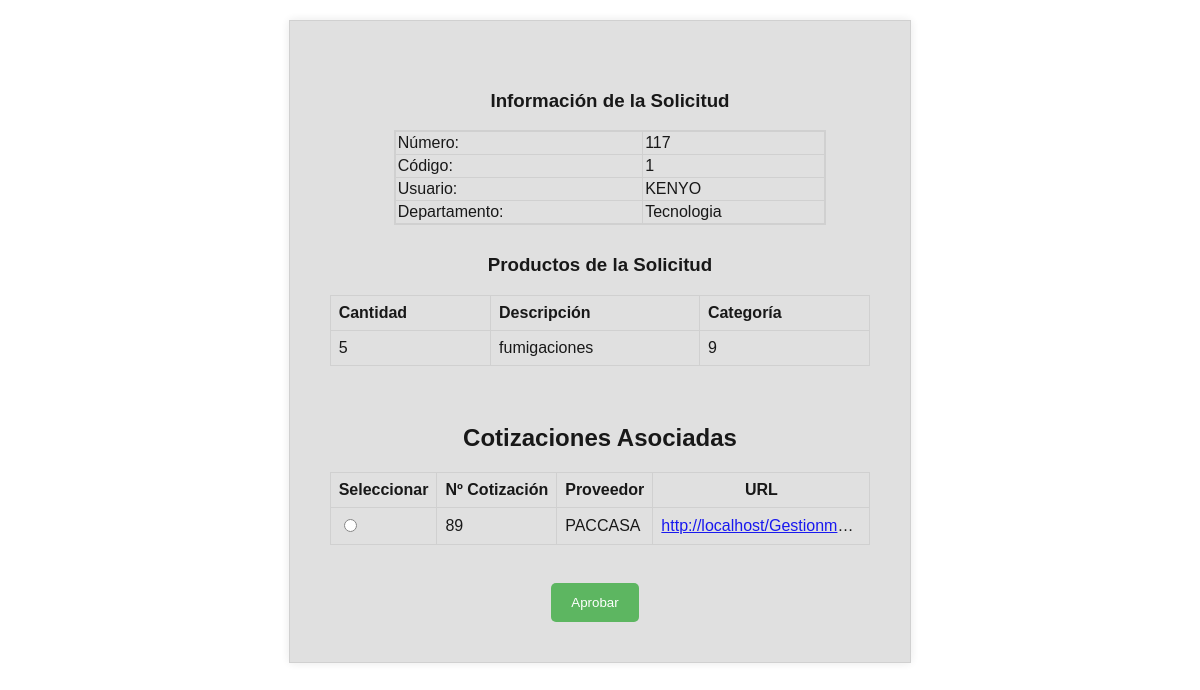
The page /cotizaciones/view_solicitud.php?id=117 (signed in) on the database its author committed.
### tables this page shows
CREATE TABLE `tbl_solicitudes` (
  `id` int(11) NOT NULL AUTO_INCREMENT,
  `codigo` varchar(100) NOT NULL,
  `usuario_id` int(11) DEFAULT NULL,
  `idDepartamento` int(11) DEFAULT NULL,
  `fecha_ingreso` timestamp NOT NULL DEFAULT current_timestamp() ON UPDATE current_timestamp(),
  `fecha_modificacion` timestamp NOT NULL DEFAULT current_timestamp(),
  `estado` varchar(100) NOT NULL,
  PRIMARY KEY (`id`),
  KEY `fk_tbl_solicitudes_tbl_departamentos` (`idDepartamento`),
  KEY `fk_tbl_solicitudes_tbl_ms_usuario` (`usuario_id`),
  CONSTRAINT `fk_tbl_solicitudes_tbl_departamentos` FOREIGN KEY (`idDepartamento`) REFERENCES `tbl_departamentos` (`id_departamento`) ON DELETE CASCADE ON UPDATE CASCADE
);

CREATE TABLE `tbl_ms_usuario` (
  `id_usuario` int(11) NOT NULL AUTO_INCREMENT,
  `nombres` varchar(255) DEFAULT NULL,
  `apellidos` varchar(255) DEFAULT NULL,
  `nombre_usuario` varchar(255) DEFAULT NULL,
  `contraseña` varchar(255) DEFAULT NULL,
  `contraseñaTemp` varchar(255) DEFAULT NULL,
  `correo_electronico` varchar(100) DEFAULT NULL,
  `estado` varchar(20) DEFAULT NULL,
  `rol` int(11) DEFAULT NULL,
  `fecha_creacion` timestamp NOT NULL DEFAULT current_timestamp(),
  `fecha_modificacion` timestamp NOT NULL DEFAULT current_timestamp() ON UPDATE current_timestamp(),
  `creado_por` int(11) DEFAULT NULL,
  `modificado_por` int(11) DEFAULT NULL,
  PRIMARY KEY (`id_usuario`),
  KEY `tbl_ms_roles_tbl_ms_usuario` (`rol`),
  CONSTRAINT `tbl_ms_roles_tbl_ms_usuario` FOREIGN KEY (`rol`) REFERENCES `tbl_ms_roles` (`ID_ROL`) ON DELETE SET NULL ON UPDATE CASCADE
);

CREATE TABLE `tbl_departamentos` (
  `id_departamento` int(11) NOT NULL AUTO_INCREMENT,
  `id_empresa` int(11) NOT NULL,
  `nombre_departamento` varchar(50) NOT NULL,
  `estado_departamento` varchar(50) NOT NULL,
  `creado` varchar(50) NOT NULL,
  `fecha_creacion` timestamp NOT NULL DEFAULT current_timestamp() ON UPDATE current_timestamp(),
  `fecha_modificacion` timestamp NOT NULL DEFAULT current_timestamp(),
  `modificado_por` varchar(30) NOT NULL,
  PRIMARY KEY (`id_departamento`),
  KEY `fk_tbl_empresa_id_empresa_tbl_departamentos` (`id_empresa`),
  CONSTRAINT `fk_tbl_empresa_id_empresa_tbl_departamentos` FOREIGN KEY (`id_empresa`) REFERENCES `tbl_empresa` (`id_empresa`) ON DELETE CASCADE ON UPDATE CASCADE
);

CREATE TABLE `tbl_productos` (
  `id` int(11) NOT NULL AUTO_INCREMENT,
  `id_solicitud` int(11) NOT NULL,
  `cantidad` varchar(200) NOT NULL,
  `descripcion` text DEFAULT NULL,
  `categoria` int(11) NOT NULL,
  `creado_por` varchar(30) DEFAULT NULL,
  `fecha_creacion` date NOT NULL,
  `modificado_por` varchar(30) DEFAULT NULL,
  `fecha_modificacion` date NOT NULL,
  PRIMARY KEY (`id`),
  KEY `fk_tbl_solicitudes_id_solicitud_tbl_productos` (`id_solicitud`),
  KEY `fk_tbl_categorias_categoria_tbl_productos` (`categoria`) USING BTREE,
  CONSTRAINT `fk_tbl_solicitudes_tbl_productos` FOREIGN KEY (`id_solicitud`) REFERENCES `tbl_solicitudes` (`id`) ON DELETE CASCADE ON UPDATE CASCADE
);

CREATE TABLE `tbl_cotizacion` (
  `ID_COTIZACION` int(11) NOT NULL AUTO_INCREMENT,
  `ID` int(11) DEFAULT NULL,
  `ID_PROVEEDOR` int(11) DEFAULT NULL,
  `NUMERO_COTIZACION` varchar(20) DEFAULT NULL,
  `DEPARTAMENTO` varchar(100) NOT NULL,
  `FECHA_COTIZACION` date DEFAULT NULL,
  `ESTADO` varchar(255) NOT NULL,
  `URL` varchar(255) NOT NULL,
  `FECHA_CREACION` timestamp NOT NULL DEFAULT current_timestamp(),
  `FECHA_MODIFICACION` timestamp NOT NULL DEFAULT current_timestamp() ON UPDATE current_timestamp(),
  `CREADO_POR` varchar(255) DEFAULT NULL,
  `MODIFICADO_POR` varchar(255) DEFAULT NULL,
  PRIMARY KEY (`ID_COTIZACION`),
  KEY `ID_PROVEEDOR` (`ID_PROVEEDOR`),
  KEY `tbl_solicitudes_tbl_cotizacion` (`ID`),
  CONSTRAINT `tbl_cotizacion_ibfk_1` FOREIGN KEY (`ID_PROVEEDOR`) REFERENCES `tbl_proveedores` (`ID_PROVEEDOR`)
);

CREATE TABLE `tbl_proveedores` (
  `ID_PROVEEDOR` int(11) NOT NULL AUTO_INCREMENT,
  `NOMBRE` varchar(100) DEFAULT NULL,
  `DIRECCION` varchar(200) DEFAULT NULL,
  `TELEFONO` varchar(20) DEFAULT NULL,
  `CORREO_ELECTRONICO` varchar(100) DEFAULT NULL,
  `FECHA_CREACION` timestamp NOT NULL DEFAULT current_timestamp(),
  `FECHA_MODIFICACION` timestamp NOT NULL DEFAULT current_timestamp() ON UPDATE current_timestamp(),
  `CREADO_POR` varchar(255) DEFAULT NULL,
  `MODIFICADO_POR` varchar(255) DEFAULT NULL,
  `id_empresa` int(11) DEFAULT NULL,
  `SERVICIO_PRESTADO` varchar(150) DEFAULT NULL,
  `RTN_EMPRESA` varchar(15) DEFAULT NULL,
  `ESTADO_PROVEEDOR` varchar(255) DEFAULT NULL,
  PRIMARY KEY (`ID_PROVEEDOR`)
);

### cotizaciones/view_solicitud.php (the view, shortened to what this page needs)
<!DOCTYPE html>
<html>
<head>
</head>
<body>
<div class="container">
    <div class="table">
       <?php
          include 'db_connection.php';
           if (isset($_GET['id'])) {
                $idSolicitud = $_GET['id'];
               $sqlSolicitud = "SELECT s.id, s.idDepartamento, s.codigo, u.nombre_usuario, d.nombre_departamento
               FROM tbl_solicitudes s
               LEFT JOIN tbl_departamentos d ON s.idDepartamento = d.id_departamento
               LEFT JOIN tbl_ms_usuario u ON s.usuario_id = u.id_usuario
               WHERE s.id = $idSolicitud";
               $resultSolicitud = $conn->query($sqlSolicitud);
               if ($resultSolicitud->num_rows > 0) {
                    $rowSolicitud = $resultSolicitud->fetch_assoc();
                   echo '<div class="solicitud-info">';
                   echo '<h3>Información de la Solicitud</h3>';
                   echo '<table class="solicitud-info">';
                   echo '<tr><td>Número:</td><td>' . $rowSolicitud['id'] . '</td></tr>';
                   echo '<tr><td>Código:</td><td>' . $rowSolicitud['codigo'] . '</td></tr>';
                   echo '<tr><td>Usuario:</td><td>' . $rowSolicitud['nombre_usuario'] . '</td></tr>';
                   echo '<tr><td>Departamento:</td><td>' . $rowSolicitud['nombre_departamento'] . '</td></tr>';
                  echo '</table>';
                  echo '</div>';
                  $sqlProductos = "SELECT p.id_solicitud, p.cantidad, p.descripcion, p.categoria
                  FROM tbl_productos p
                  WHERE p.id_solicitud = $idSolicitud";
                  $resultProductos = $conn->query($sqlProductos);
                  if ($resultProductos->num_rows > 0) {
                       echo '<h3>Productos de la Solicitud</h3>';
                        echo '<table>';
                       echo '<tr><th>Cantidad</th><th>Descripción</th><th>Categoría</th></tr>';
                       while ($rowProducto = $resultProductos->fetch_assoc()) {
                          echo '<tr>';
                          echo '<td>' . $rowProducto['cantidad'] . '</td>';
                          echo '<td>' . $rowProducto['descripcion'] . '</td>';
                           echo '<td>' . $rowProducto['categoria'] . '</td>';
                           echo '</tr>';
                        }
                       echo '</table>';
                    } else {
                            echo '<p>No hay productos asociados a esta solicitud.</p>';
                        }
                    }
                    echo '<br>';
                    $sqlVerificarAprobacion = "SELECT COUNT(*) AS num_aprobadas FROM tbl_cotizacion WHERE ID = $idSolicitud AND ESTADO = 'Aprobada'";
                    $resultVerificarAprobacion = $conn->query($sqlVerificarAprobacion);
                   if ($resultVerificarAprobacion->num_rows > 0) {
                      $rowVerificarAprobacion = $resultVerificarAprobacion->fetch_assoc();
                      $numCotizacionesAprobadas = $rowVerificarAprobacion['num_aprobadas'];
                      if ($_SESSION["rol"] === "ADMINISTRADOR" || $_SESSION["rol"] === "APROBADOR") {
                       if ($numCotizacionesAprobadas > 0) {
                           echo '<p>¿Desea cambiar la cotización?</p>';
                          echo '<form method="post" action="">';
                          echo '<div class="radio-button">';
                          echo '<input type="radio" name="cambiar" value="Si" onclick="mostrarTabla()"> Sí';
                          echo '<input type="radio" name="cambiar" value="No" onclick="mostrarTabla()"> No';
                          echo '</div>';
                           echo '</form>';
                        } else {
                           $sqlCotizaciones = "SELECT c.*, p.NOMBRE AS NOMBRE_PROVEEDOR
                            FROM tbl_cotizacion c
                            JOIN tbl_proveedores p ON c.ID_PROVEEDOR = p.ID_PROVEEDOR
                            WHERE c.id = $idSolicitud";
                            $resultCotizaciones = $conn->query($sqlCotizaciones);
                           if ($resultCotizaciones->num_rows > 0) {
                              echo '<h2>Cotizaciones Asociadas</h2>';
                              echo '<form method="post" action="">';
                              echo '<table border="1">';
                              echo '<tr><th>Seleccionar</th><th style="text-align:center;">Nº Cotización</th><th style="text-align:center;">Proveedor</th><th style="text-align:center;">URL</th></tr>';
                              while ($rowCotizacion = $resultCotizaciones->fetch_assoc()) {
                                  echo '<tr>';
                                  echo '<td><input type="radio" name="cotizaciones_aprobadas[]" value="' . $rowCotizacion['ID_COTIZACION'] . '"></td>';
                                  echo '<td>' . $rowCotizacion['NUMERO_COTIZACION'] . '</td>';
                                  echo '<td>' . $rowCotizacion['NOMBRE_PROVEEDOR'] . '</td>';
                                  echo '<td><a href="' . $rowCotizacion['URL'] . '" target="_blank">' . $rowCotizacion['URL'] . '</a></td>';
                                  echo '</tr>';
                                }
                               echo '</table>';
                               echo '<br>';
                               echo '<div class="button-container">';
                               echo '<button class="aprobar-button" type="submit" name="aprobar">Aprobar</button>';
                               echo '</div>';
                               echo '</form>';
                            } else {
                               echo "No hay cotizaciones asociadas.";
                            }
                        }
                    } else {
                        echo '<p>No tienes permisos para cambiar o seleccionar la cotización.</p>';
                    }
                }
            }
        ?>
    </div>
</div>
</body>
</html>

### cotizaciones/view_solicitud.php (style rules this page uses)
body { text-align: center; font-family: Arial, sans-serif; background: rgba(255, 255, 255, 0.10); background-size: cover; background-position: center; background-repeat: no-repeat; margin: 0; padding: 0; }
.container { display: inline-block; text-align: center; border: 1px solid #ccc; padding: 40px; margin: 20px; background-color: #ddd; box-shadow: 0 0 10px rgba(0, 0, 0, 0.1); opacity: 0.9; }
table { width: 100%; border-collapse: collapse; margin-bottom: 20px; background-color: #ddd; }
th, td { border: 1px solid #ccc; padding: 8px; text-align: left; max-width: 200px; white-space: nowrap; overflow: hidden; text-overflow: ellipsis; }
th { background-color: #ddd; }
.solicitud-info { border: 0px solid #ccc; padding: 10px; width: 100%; background-color: #ddd; }
table.solicitud-info { width: 80%; border: 2px solid #ccc; margin: 0 auto; }
table.solicitud-info tr td { padding: 2px; border-bottom: 1px solid #ccc; word-wrap: break-word; text-align: left; }
table.solicitud-info tr:last-child td { border-bottom: none; }
.aprobar-button { background-color: #4CAF50; color: white; padding: 12px 20px; border: none; border-radius: 5px; cursor: pointer; margin-right: 10px; text-decoration: none; display: inline-block; }

### rows shown on the page
tbl_solicitudes: id "117", codigo "1", tbl_ms_usuario.nombre_usuario "KENYO", idDepartamento.nombre_departamento "Tecnologia"
tbl_productos: cantidad "5", descripcion "fumigaciones", categoria "9"
tbl_cotizacion: NUMERO_COTIZACION "89", ID_PROVEEDOR.NOMBRE "PACCASA", URL "http://localhost/Gestionm…"
